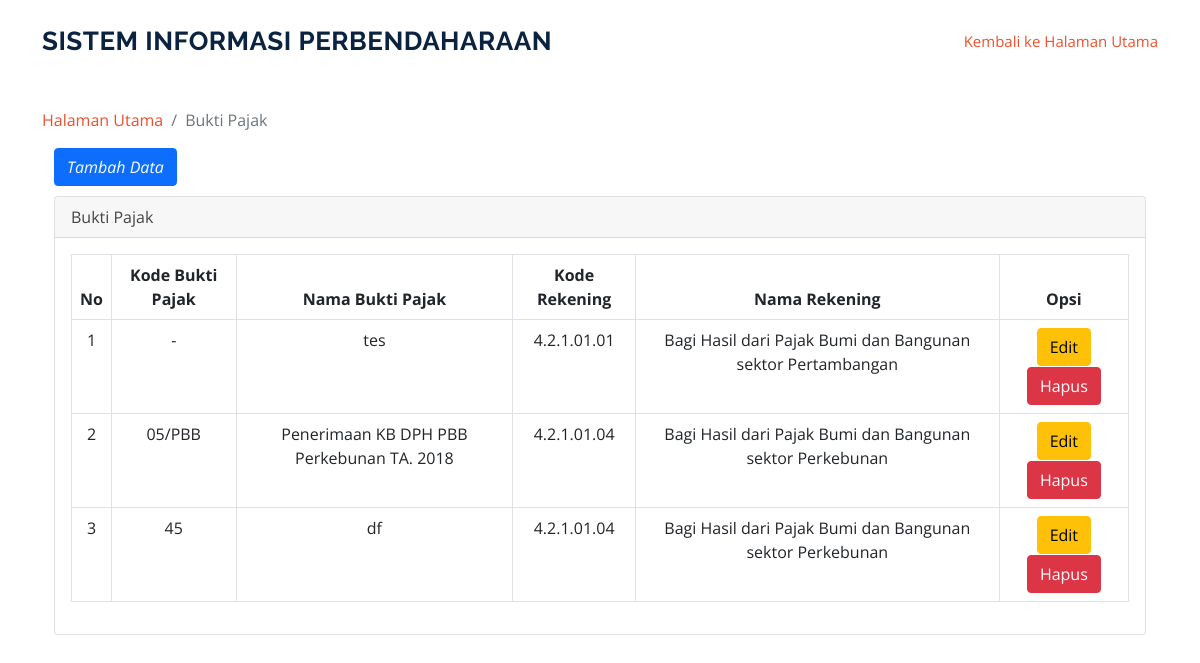
Screenshot of /index.php/buktipajak with the database file from the repository.
### tables this page shows
CREATE TABLE `tbl_buktipajak` (
  `kode_buktipajak` varchar(25) NOT NULL,
  `nama_buktipajak` varchar(100) NOT NULL,
  `kode_rekening` varchar(25) NOT NULL
);

CREATE TABLE `tbl_rekening` (
  `kode_rekening` varchar(25) NOT NULL,
  `nama_rekening` varchar(100) NOT NULL
);

### application/controllers/Buktipajak.php (called while the page is built, shortened)
<?php
class Buktipajak extends CI_Controller {
	public function __construct()
    {
       $this->load->model('model_buktipajak');
    }
	function index()
	{
        $data['content'] = $this->model_buktipajak->GetBuktiPajak();
        $this->load->view('buktipajak/buktipajak', $data);
	}
}

### index.php (called while the page is built, shortened)
<?php
require_once BASEPATH.'core/CodeIgniter.php';

### application/models/Model_buktipajak.php (called while the page is built, shortened)
<?php if ( ! defined('BASEPATH')) exit('No direct script access allowed');
class Model_buktipajak extends CI_Model {
	function GetBuktiPajak()
    {
        $this->db->order_by('kode_buktipajak', 'ASC');
        return $this->db->from('tbl_buktipajak')
          ->join('tbl_rekening','tbl_rekening.kode_rekening=tbl_buktipajak.kode_rekening')
          ->get()
          ->result();
    }
}

### application/views/buktipajak/buktipajak.php (the view, shortened to what this page needs)
</head>
<section id_buktipajak="services" class="services">
      <div class="container">
      <ol class="breadcrumb" >
        <li class="breadcrumb-item">
          <a href="<?php echo base_url('user/index')?>">Halaman Utama</a>
        </li>
        <li class="breadcrumb-item active">Bukti Pajak</li>
      </ol>
      <div class="container">
      <a href="<?php echo base_url('buktipajak/menambahdatabuktipajak')?>" class="btn btn-primary" style="margin-bottom: 10px;"><i class="fa fa-plus">Tambah Data</a></i>
  <div class="card mb-3">
        <div class="card-header">
          <i class="fa fa-table"></i>Bukti Pajak</div>
        <div class="card-body">
          <div class="table-responsive">
            <table class="table table-bordered" id="dataTable" width="100%" cellspacing="0">
              <thead>
                <tr class="text-center">
                  <th>No</th>
                  <th>Kode Bukti Pajak</th>
                  <th>Nama Bukti Pajak</th>
                  <th>Kode Rekening</th>
                  <th>Nama Rekening</th>
                  <th>Opsi</th>
                </tr>
              </thead>
            <tbody  class="text-center">
                <tr>
                <?php
                  $i = 1;
                  foreach ($content as $data) : ?>
                  <td><?= $i ?></td>
                  <td><?= $data->kode_buktipajak?></td>
                  <td><?= $data->nama_buktipajak ?></td>
                  <td><?= $data->kode_rekening ?></td>
                  <td><?= $data->nama_rekening ?></td>
                  <td>
                    <a href="<?php echo base_url()?>buktipajak/updatedatabuktipajak/<?php echo $data->kode_buktipajak; ?>" class="btn btn-warning" style="margin-bottom: 1px;">Edit<i class="fa fa-tag"></i></a>
                    <a href="<?php echo base_url()?>buktipajak/action_deletedatabuktipajak/<?php echo $data->kode_buktipajak; ?>" onclick="return confirm('Apakah anda yakin?');" class="btn btn-danger">Hapus<i class="fa fa-trash"></i></a>
                  </td>
                </tr>
                    <?php
                      $i++;
                    endforeach;
                  ?>
              </tbody>
            </table>
          </div>
        </div>
      </div>
    </div>
  </div>

### assets2/css/style.css (style rules this page uses)
body { font-family: "Open Sans", sans-serif; color: #444444; }
a { color: #ed502e; text-decoration: none; }
section { padding: 60px 0; }

### rows the page displays
tbl_buktipajak: kode_buktipajak "-", nama_buktipajak "tes", kode_rekening.kode_rekening "4.2.1.01.01", kode_rekening.nama_rekening "Bagi Hasil dari Pajak Bumi dan Bangunan sektor Pertambangan"
tbl_buktipajak: kode_buktipajak "05/PBB", nama_buktipajak "Penerimaan KB DPH PBB Perkebunan TA. 2018", kode_rekening.kode_rekening "4.2.1.01.04", kode_rekening.nama_rekening "Bagi Hasil dari Pajak Bumi dan Bangunan sektor Perkebunan"
tbl_buktipajak: kode_buktipajak "45", nama_buktipajak "df", kode_rekening.kode_rekening "4.2.1.01.04", kode_rekening.nama_rekening "Bagi Hasil dari Pajak Bumi dan Bangunan sektor Perkebunan"
